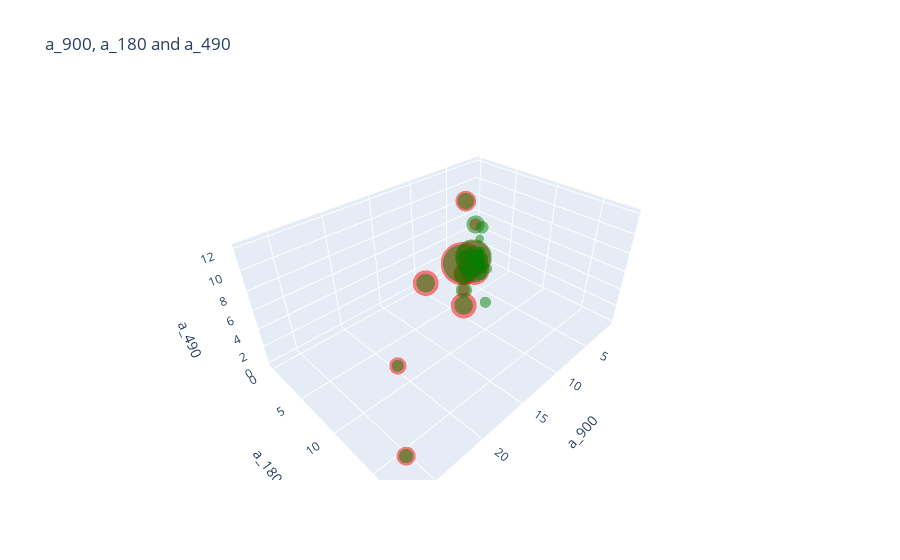

This figure's notebook cell:
### Code cell
colors = cnt_df['class_number']
color_map = {1:'red', 2:'green'}

fig = go.Figure(
    data=[go.Scatter3d(
    x=cnt_df.loc[:, feature1].array,
    y=cnt_df.loc[:, feature2].array,
    z=cnt_df.loc[:, feature3].array,
    mode='markers',
    opacity=0.7,
    marker=dict(
        size=cnt_df.cnt.array,
        sizemode='area',
        sizeref=2.*max(cnt_df.cnt.array)/(60.**2),
        sizemin=4,
        color=cnt_df.class_number.map(color_map),
        line=dict(color='white', width=0)
    ))]
)
fig.update_layout(
    title=feature1 + ', ' + feature2 + ' and ' + feature3,
    scene = dict(
        xaxis=dict(
            title=feature1,
            gridcolor='white'
        ),
        yaxis=dict(
            title=feature2,
            gridcolor='white'
        ),
        zaxis=dict(
            title=feature3,
            gridcolor='white'
        ),       
        bgcolor = 'white'
    ),
    paper_bgcolor='white',
    plot_bgcolor='white',
)
fig.write_html("C:/Temp/class_number_coeffs.html")
fig.show()

### Figure 1 — Plotly figure (JSON) as saved in the notebook; plotly's stock layout.template omitted (floating-point values rounded to 4 significant figures)
{"data": [{"marker": {"color": ["red", "red", "red", "red", "red", "red", "red", "red", "red", "red", "red", "red", "red", "red", "green", "green", "green", "green", "green", "green", "green", "green", "green", "green", "green", "green", "green", "green", "green", "green", "green", "green", "green", "green", "green", "green", "green"], "line": {"color": "white", "width": 0}, "size": [28666, 1, 44403, 21727, 3480, 3453, 15717, 15691, 3453, 11536, 3492, 10058, 8477, 7005, 32246, 8007, 1641, 1653, 34733, 15265, 9016, 7814, 5285, 1600, 4338, 1596, 3672, 8245, 8239, 6222, 8711, 5075, 6578, 2944, 2277, 4838, 3437], "sizemin": 4, "sizemode": "area", "sizeref": 24.67}, "mode": "markers", "opacity": 0.7, "type": "scatter3d", "x": [1, 1, 3, 3, 3, 3, 9, 9, 9, 9, 9, 9, 27, 27, 1, 1, 1, 1, 3, 3, 3, 3, 3, 3, 3, 3, 3, 9, 9, 9, 9, 9, 9, 9, 9, 27, 27], "y": [0, 1, 0, 2, 2, 2, 0, 6, 6, 6, 6, 6, 18, 18, 0, 1, 1, 1, 0, 2, 2, 2, 3, 3, 3, 3, 3, 0, 6, 6, 6, 6, 6, 9, 9, 18, 18], "z": [0, 0, 0, 0, 2, 6, 0, 0, 2, 4, 6, 12, 4, 12, 0, 0, 1, 3, 0, 0, 2, 6, 0, 1, 2, 3, 6, 0, 0, 2, 4, 6, 12, 2, 6, 4, 12]}], "layout": {"paper_bgcolor": "white", "plot_bgcolor": "white", "scene": {"bgcolor": "white", "xaxis": {"gridcolor": "white", "title": {"text": "a_900"}}, "yaxis": {"gridcolor": "white", "title": {"text": "a_180"}}, "zaxis": {"gridcolor": "white", "title": {"text": "a_490"}}}, "title": {"text": "a_900, a_180 and a_490"}}}
